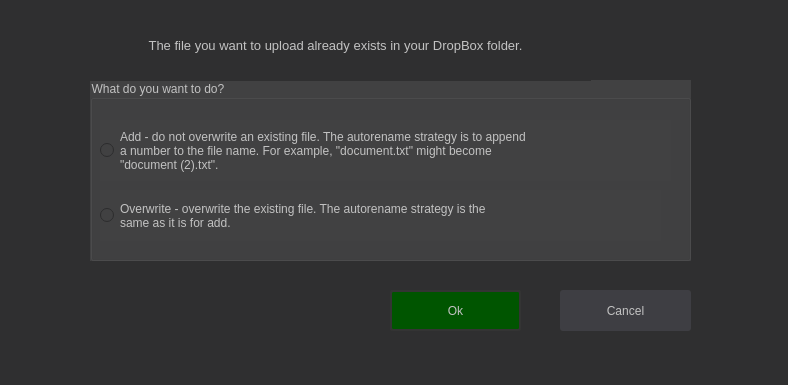
<?xml version="1.0" encoding="UTF-8"?>
<ui version="4.0">
 <class>UploadDbDialog</class>
 <widget class="QWidget" name="UploadDbDialog">
  <property name="geometry">
   <rect>
    <x>0</x>
    <y>0</y>
    <width>788</width>
    <height>385</height>
   </rect>
  </property>
  <property name="windowTitle">
   <string>Form</string>
  </property>
  <property name="styleSheet">
   <string notr="true">background-color: rgb(47, 47, 48)</string>
  </property>
  <widget class="QPushButton" name="okButton">
   <property name="geometry">
    <rect>
     <x>390</x>
     <y>290</y>
     <width>131</width>
     <height>41</height>
    </rect>
   </property>
   <property name="styleSheet">
    <string notr="true">QPushButton
{
	background-color:rgb(0, 85, 0);
	color: rgb(194, 194, 194);
	border-style: solid;
	border-width: 2px;
	border-color: rgb(52, 52, 52);
	border-radius: 3px;
}

QPushButton::hover
{
	background-color: rgb(0, 94, 0);
}

QPushButton::pressed
{
	border: none;
}</string>
   </property>
   <property name="text">
    <string>Ok</string>
   </property>
  </widget>
  <widget class="QPushButton" name="cancelButton">
   <property name="geometry">
    <rect>
     <x>560</x>
     <y>290</y>
     <width>131</width>
     <height>41</height>
    </rect>
   </property>
   <property name="styleSheet">
    <string notr="true">QPushButton
{
	background-color: rgb(62, 62, 67);
	color: rgb(194, 194, 194);
	border-style: none;
	border-width: 0px;
	border-color: rgb(45, 45, 45);
	border-radius: 3px;
}

QPushButton::hover
{
	background-color: rgb(36, 36, 36);
	border-style: solid;
	border-color: rgb(45, 45, 45);
    border-width: 3px;
}

QPushButton::pressed
{
	background-color: rgb(26, 26, 26);
	border: none;
}</string>
   </property>
   <property name="text">
    <string>Cancel</string>
   </property>
  </widget>
  <widget class="QGroupBox" name="groupBox">
   <property name="geometry">
    <rect>
     <x>90</x>
     <y>80</y>
     <width>601</width>
     <height>181</height>
    </rect>
   </property>
   <property name="styleSheet">
    <string notr="true">background-color: rgb(65, 65, 66);
color: rgb(194, 194, 194);</string>
   </property>
   <property name="title">
    <string>What do you want to do?</string>
   </property>
   <widget class="QRadioButton" name="radioButton">
    <property name="geometry">
     <rect>
      <x>10</x>
      <y>40</y>
      <width>571</width>
      <height>61</height>
     </rect>
    </property>
    <property name="styleSheet">
     <string notr="true">color: rgb(194, 194, 194);</string>
    </property>
    <property name="text">
     <string>Add - do not overwrite an existing file. The autorename strategy is to append 
a number to the file name. For example, &quot;document.txt&quot; might become
&quot;document (2).txt&quot;.</string>
    </property>
   </widget>
   <widget class="QRadioButton" name="radioButton_2">
    <property name="geometry">
     <rect>
      <x>10</x>
      <y>110</y>
      <width>561</width>
      <height>51</height>
     </rect>
    </property>
    <property name="styleSheet">
     <string notr="true">color: rgb(194, 194, 194);</string>
    </property>
    <property name="text">
     <string>Overwrite - overwrite the existing file. The autorename strategy is the 
same as it is for add.</string>
    </property>
   </widget>
  </widget>
  <widget class="QLabel" name="label">
   <property name="geometry">
    <rect>
     <x>80</x>
     <y>10</y>
     <width>511</width>
     <height>71</height>
    </rect>
   </property>
   <property name="font">
    <font>
     <pointsize>10</pointsize>
    </font>
   </property>
   <property name="styleSheet">
    <string notr="true">color: rgb(194, 194, 194);</string>
   </property>
   <property name="text">
    <string>&lt;html&gt;&lt;head/&gt;&lt;body&gt;&lt;p align=&quot;center&quot;&gt;&lt;span style=&quot; font-size:10pt;&quot;&gt;The file you want to upload already exists in your DropBox folder.&lt;/span&gt;&lt;/p&gt;&lt;/body&gt;&lt;/html&gt;</string>
   </property>
  </widget>
 </widget>
 <resources/>
 <connections/>
</ui>
